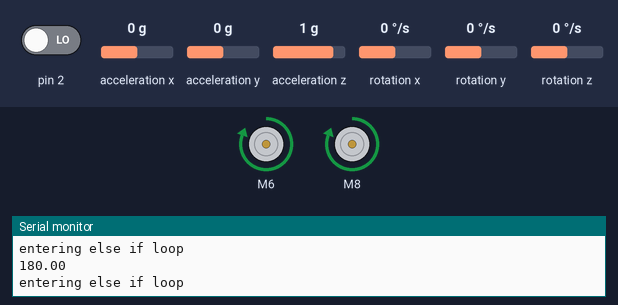
Recording of a sketch running on a simulated Arduino Mega 2560, built with avr-gcc and run on an emulated ATmega2560. Shown: 2 × DC motor (green arrow = forward, orange = backward, longer = faster), the last lines printed to the serial monitor. The test bench sets the inputs (shaded band); at power-on: acceleration x 0 g, acceleration y 0 g, pin 2 LOW, acceleration z 1 g, rotation x 0 °/s, rotation y 0 °/s, rotation z 0 °/s. The sensor or clock chip raises its interrupt line as the real part does.

Above: at 1.7 s.
1.8 s: acceleration x set to 0.8 g
At 3.0 s:
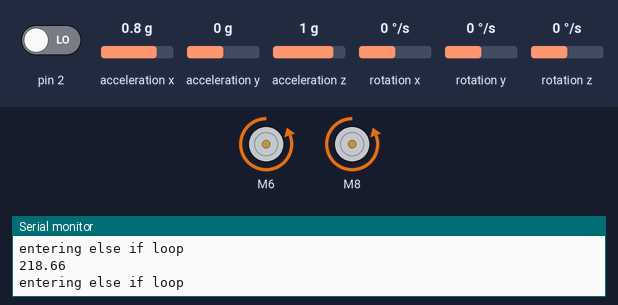
3.3 s: acceleration x set to 0 g
6.0 s: acceleration x set to 1.4 g
At 7.2 s:
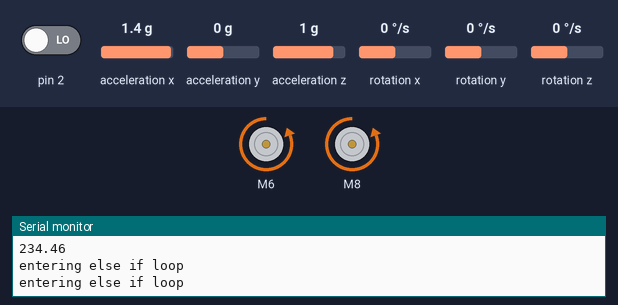
7.5 s: acceleration y set to -1.4 g
At 8.1 s:
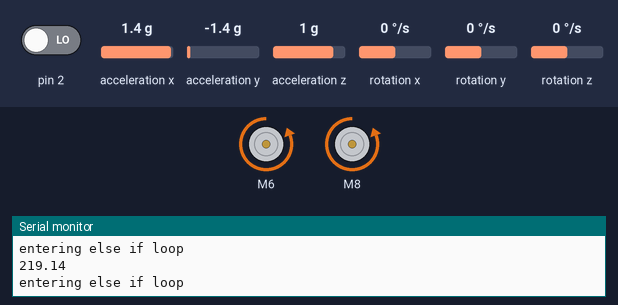
9.0 s: acceleration x set to -1.4 g
At 9.7 s:
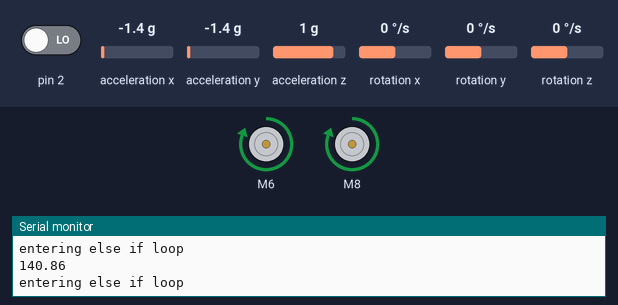
Timing chart, 0 to 11.5 s (numbered marks = the images above; inputs shaded):
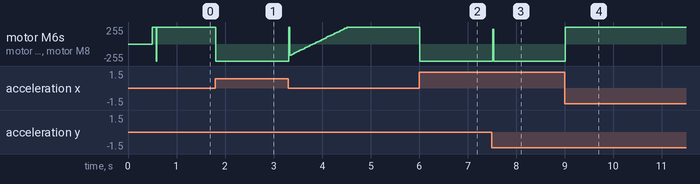

The sketch:

Self_Balance.ino
```cpp
//SELFBALANCINGCODE


  //Libraries for MPU-6050

    #include "MPU6050_6Axis_MotionApps20.h"
    #include <Wire.h>

    //PID Library and Cytron for motor driving
    #include <PID_v1.h>
    #include <CytronMotorDriver.h>

    //I2C -SCL SDA on arduino Mega
    #if I2CDEV_IMPLEMENTATION == I2CDEV_ARDUINO_WIRE
    #include "Wire.h"
    #endif

    #define MIN_ABS_SPEED 5

    MPU6050 mpu;

    // MPU control Status Variables
    bool dmpReady = false; // set true if DMP init was successful
    uint8_t mpuIntStatus; // holds actual interrupt status byte from MPU
    uint8_t devStatus; // return status after each device operation (0 = success, !0 = error)
    uint16_t packetSize; // expected DMP packet size (default is 42 bytes)
    uint16_t fifoCount; // count of all bytes currently in FIFO
    uint8_t fifoBuffer[64]; // FIFO storage buffer

    // orientation/motion vars
    Quaternion q; // [w, x, y, z] quaternion container
    VectorFloat gravity; // [x, y, z] gravity vector
    float ypr[3]; // [yaw, pitch, roll] yaw/pitch/roll container and gravity vector

    // PID
    double initialSetpoint = 183.33;
    double setpoint = initialSetpoint;
    double movingAngleOffset = 1;
    double input, output;

    // Do multiple iterations to find out the best value
    double Kp = 21;//Set this first
    double Kd = 0.8;//Set this secound
    double Ki = 140; //Finally set this
    PID pid(&input, &output, &setpoint, Kp, Ki, Kd, DIRECT);

CytronMD lm(PWM_DIR, 6, 7); // Left motor driver
CytronMD rm(PWM_DIR, 8, 9); // Right motor driver


    volatile bool mpuInterrupt = false; // indicates whether MPU interrupt pin has gone high

    void dmpDataReady()
    {
      mpuInterrupt = true;
    }

    void setup()
    {
      // join I2C bus (I2Cdev library doesn't do this automatically) SCL SDA Arduino Mega
    #if I2CDEV_IMPLEMENTATION == I2CDEV_ARDUINO_WIRE
      Wire.begin();

    #elif I2CDEV_IMPLEMENTATION == I2CDEV_BUILTIN_FASTWIRE
      Fastwire::setup(400, true);
    #endif

      Serial.begin(57600);
      mpu.initialize();

      devStatus = mpu.dmpInitialize();

    /*
      // supply your own gyro offsets here, scaled for min sensitivity
      mpu.setXGyroOffset(220);
      mpu.setYGyroOffset(76);
      mpu.setZGyroOffset(-85);
      mpu.setZAccelOffset(1788); // 1688 factory default for my test chip
    */
      // make sure it worked (returns 0 if so)
      if (devStatus == 0)
      {
        // turn on the DMP, now that it's ready
        mpu.setDMPEnabled(true);

        // enable Arduino interrupt detection Digital Pin D2
        attachInterrupt(0, dmpDataReady, RISING);
        mpuIntStatus = mpu.getIntStatus();

        // set our DMP Ready flag so the main loop() function knows it's okay to use it
        dmpReady = true;

        // get expected DMP packet size for later comparison
        packetSize = mpu.dmpGetFIFOPacketSize();

        // setup PID
        pid.SetMode(AUTOMATIC);
        pid.SetSampleTime(10);
        pid.SetOutputLimits(-255,255);
      }
      else
      {
        // ERROR!
        // 1 = initial memory load failed
        // 2 = DMP configuration updates failed
        // (if it's going to break, usually the code will be 1)
        Serial.print(F("DMP Initialization failed (code "));
        Serial.print(devStatus);
        Serial.println(F(")"));
      }
    }

  void loop()
    {
      // if programming failed, don't try to do anything
      if (!dmpReady) return;

      // wait for MPU interrupt or extra packet(s) available
      while (!mpuInterrupt && fifoCount < packetSize)
      {
        // no MPU data - performing PID calculations and output to motors
        pid.Compute();
        Serial.println(input);
        lm.setSpeed(static_cast<int16_t>(output));
        rm.setSpeed(static_cast<int16_t>(output));
      }

      // reset interrupt flag and get INT_STATUS byte
      mpuInterrupt = false;
      mpuIntStatus = mpu.getIntStatus();

      // get current FIFO count
      fifoCount = mpu.getFIFOCount();

      // check for overflow (this should never happen unless our code is too inefficient)
      if ((mpuIntStatus & 0x10) || fifoCount == 1024)
      {
        // reset so we can continue cleanly
        mpu.resetFIFO();
        Serial.println(F("FIFO overflow!"));
      }
      else if (mpuIntStatus & 0x02)
      {
        // wait for correct available data length, should be a VERY short wait
        while (fifoCount < packetSize) fifoCount = mpu.getFIFOCount();
        Serial.println("entering else if loop");
        // read a packet from FIFO
        mpu.getFIFOBytes(fifoBuffer, packetSize);

        // track FIFO count here in case there is > 1 packet available
        // (this lets us immediately read more without waiting for an interrupt)
        fifoCount -= packetSize;

        mpu.dmpGetQuaternion(&q, fifoBuffer);
        mpu.dmpGetGravity(&gravity, &q);
        mpu.dmpGetYawPitchRoll(ypr, &q, &gravity);
        input = ypr[1] * 180 / M_PI + 180;
        //Serial.println(input);
      }
    }
```

Measured:
- after the input at 1.8 s, motor M6, motor M8: forward 255/255 → backward 255/255 at once
- after the input at 6.0 s, motor M6, motor M8: forward 255/255 → backward 255/255 at once
- after the input at 7.5 s, motor M6, motor M8: backward 255/255 → forward 219/255 at once, → backward 255/255 0.02 s later
- after the input at 9.0 s, motor M6, motor M8: backward 255/255 → forward 255/255 at once
